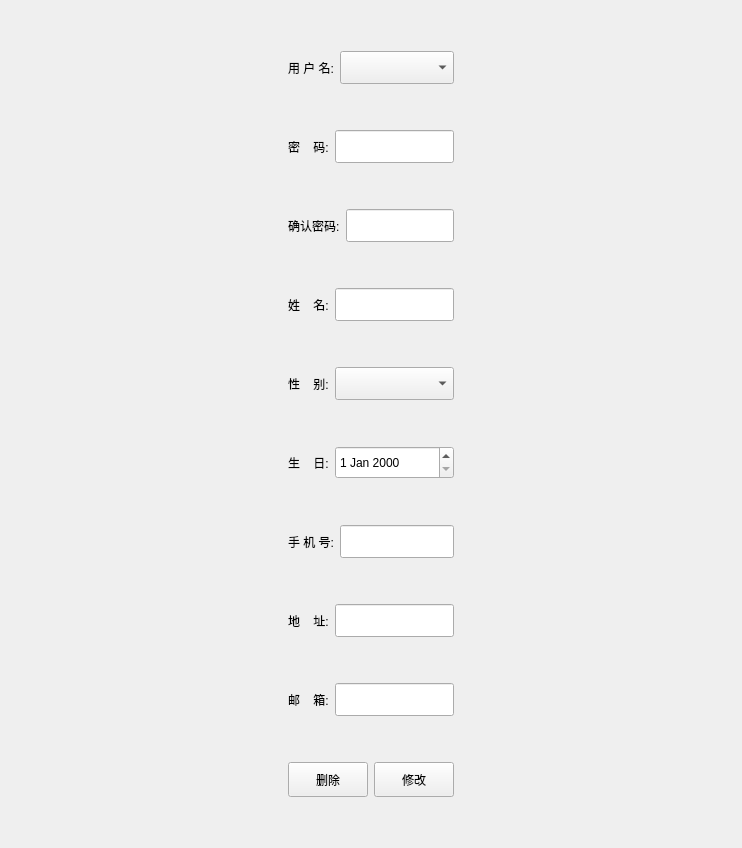
         <widget class="QWidget" name="tab2">
          <attribute name="title">
           <string>员工信息修改</string>
          </attribute>
          <layout class="QGridLayout" name="gridLayout_6">
           <item row="0" column="0">
            <spacer name="horizontalSpacer_4">
             <property name="orientation">
              <enum>Qt::Horizontal</enum>
             </property>
             <property name="sizeHint" stdset="0">
              <size>
               <width>277</width>
               <height>20</height>
              </size>
             </property>
            </spacer>
           </item>
           <item row="0" column="1">
            <layout class="QVBoxLayout" name="verticalLayout_3">
             <item>
              <spacer name="verticalSpacer_12">
               <property name="orientation">
                <enum>Qt::Vertical</enum>
               </property>
               <property name="sizeHint" stdset="0">
                <size>
                 <width>20</width>
                 <height>40</height>
                </size>
               </property>
              </spacer>
             </item>
             <item>
              <layout class="QHBoxLayout" name="horizontalLayout_11">
               <item>
                <widget class="QLabel" name="label_12">
                 <property name="sizePolicy">
                  <sizepolicy hsizetype="Preferred" vsizetype="Preferred">
                   <horstretch>0</horstretch>
                   <verstretch>0</verstretch>
                  </sizepolicy>
                 </property>
                 <property name="minimumSize">
                  <size>
                   <width>0</width>
                   <height>33</height>
                  </size>
                 </property>
                 <property name="text">
                  <string>用 户 名:</string>
                 </property>
                </widget>
               </item>
               <item>
                <widget class="QComboBox" name="comboBoxUserNamePgS2">
                 <property name="sizePolicy">
                  <sizepolicy hsizetype="Expanding" vsizetype="Minimum">
                   <horstretch>0</horstretch>
                   <verstretch>0</verstretch>
                  </sizepolicy>
                 </property>
                 <property name="minimumSize">
                  <size>
                   <width>0</width>
                   <height>25</height>
                  </size>
                 </property>
                </widget>
               </item>
              </layout>
             </item>
             <item>
              <spacer name="verticalSpacer_13">
               <property name="orientation">
                <enum>Qt::Vertical</enum>
               </property>
               <property name="sizeHint" stdset="0">
                <size>
                 <width>20</width>
                 <height>40</height>
                </size>
               </property>
              </spacer>
             </item>
             <item>
              <layout class="QHBoxLayout" name="horizontalLayout_12">
               <item>
                <widget class="QLabel" name="label_13">
                 <property name="text">
                  <string>密    码:</string>
                 </property>
                </widget>
               </item>
               <item>
                <widget class="QLineEdit" name="editPasswdPgS2">
                 <property name="minimumSize">
                  <size>
                   <width>0</width>
                   <height>33</height>
                  </size>
                 </property>
                </widget>
               </item>
              </layout>
             </item>
             <item>
              <spacer name="verticalSpacer_14">
               <property name="orientation">
                <enum>Qt::Vertical</enum>
               </property>
               <property name="sizeHint" stdset="0">
                <size>
                 <width>20</width>
                 <height>40</height>
                </size>
               </property>
              </spacer>
             </item>
             <item>
              <layout class="QHBoxLayout" name="horizontalLayout_13">
               <item>
                <widget class="QLabel" name="label_14">
                 <property name="text">
                  <string>确认密码:</string>
                 </property>
                </widget>
               </item>
               <item>
                <widget class="QLineEdit" name="editConfirmPasswdPgS2">
                 <property name="minimumSize">
                  <size>
                   <width>0</width>
                   <height>33</height>
                  </size>
                 </property>
                </widget>
               </item>
              </layout>
             </item>
             <item>
              <spacer name="verticalSpacer_15">
               <property name="orientation">
                <enum>Qt::Vertical</enum>
               </property>
               <property name="sizeHint" stdset="0">
                <size>
                 <width>20</width>
                 <height>40</height>
                </size>
               </property>
              </spacer>
             </item>
             <item>
              <layout class="QHBoxLayout" name="horizontalLayout_14">
               <item>
                <widget class="QLabel" name="label_15">
                 <property name="text">
                  <string>姓    名:</string>
                 </property>
                </widget>
               </item>
               <item>
                <widget class="QLineEdit" name="editNamePgS2">
                 <property name="minimumSize">
                  <size>
                   <width>0</width>
                   <height>33</height>
                  </size>
                 </property>
                </widget>
               </item>
              </layout>
             </item>
             <item>
              <spacer name="verticalSpacer_16">
               <property name="orientation">
                <enum>Qt::Vertical</enum>
               </property>
               <property name="sizeHint" stdset="0">
                <size>
                 <width>20</width>
                 <height>40</height>
                </size>
               </property>
              </spacer>
             </item>
             <item>
              <layout class="QHBoxLayout" name="horizontalLayout_15">
               <item>
                <widget class="QLabel" name="label_16">
                 <property name="minimumSize">
                  <size>
                   <width>0</width>
                   <height>33</height>
                  </size>
                 </property>
                 <property name="text">
                  <string>性    别:</string>
                 </property>
                </widget>
               </item>
               <item>
                <widget class="QComboBox" name="comboBoxSexPgS2">
                 <property name="sizePolicy">
                  <sizepolicy hsizetype="Expanding" vsizetype="Minimum">
                   <horstretch>0</horstretch>
                   <verstretch>0</verstretch>
                  </sizepolicy>
                 </property>
                 <property name="minimumSize">
                  <size>
                   <width>0</width>
                   <height>25</height>
                  </size>
                 </property>
                </widget>
               </item>
              </layout>
             </item>
             <item>
              <spacer name="verticalSpacer_17">
               <property name="orientation">
                <enum>Qt::Vertical</enum>
               </property>
               <property name="sizeHint" stdset="0">
                <size>
                 <width>20</width>
                 <height>40</height>
                </size>
               </property>
              </spacer>
             </item>
             <item>
              <layout class="QHBoxLayout" name="horizontalLayout_16">
               <item>
                <widget class="QLabel" name="label_17">
                 <property name="text">
                  <string>生    日:</string>
                 </property>
                </widget>
               </item>
               <item>
                <widget class="QDateEdit" name="dateEditBirthPgS2">
                 <property name="sizePolicy">
                  <sizepolicy hsizetype="Expanding" vsizetype="Fixed">
                   <horstretch>0</horstretch>
                   <verstretch>0</verstretch>
                  </sizepolicy>
                 </property>
                 <property name="minimumSize">
                  <size>
                   <width>0</width>
                   <height>33</height>
                  </size>
                 </property>
                </widget>
               </item>
              </layout>
             </item>
             <item>
              <spacer name="verticalSpacer_18">
               <property name="orientation">
                <enum>Qt::Vertical</enum>
               </property>
               <property name="sizeHint" stdset="0">
                <size>
                 <width>20</width>
                 <height>40</height>
                </size>
               </property>
              </spacer>
             </item>
             <item>
              <layout class="QHBoxLayout" name="horizontalLayout_17">
               <item>
                <widget class="QLabel" name="label_18">
                 <property name="text">
                  <string>手 机 号:</string>
                 </property>
                </widget>
               </item>
               <item>
                <widget class="QLineEdit" name="editPhonePgS2">
                 <property name="minimumSize">
                  <size>
                   <width>0</width>
                   <height>33</height>
                  </size>
                 </property>
                </widget>
               </item>
              </layout>
             </item>
             <item>
              <spacer name="verticalSpacer_19">
               <property name="orientation">
                <enum>Qt::Vertical</enum>
               </property>
               <property name="sizeHint" stdset="0">
                <size>
                 <width>20</width>
                 <height>40</height>
                </size>
               </property>
              </spacer>
             </item>
             <item>
              <layout class="QHBoxLayout" name="horizontalLayout_18">
               <item>
                <widget class="QLabel" name="label_19">
                 <property name="text">
                  <string>地    址:</string>
                 </property>
                </widget>
               </item>
               <item>
                <widget class="QLineEdit" name="editAddressPgS2">
                 <property name="minimumSize">
                  <size>
                   <width>0</width>
                   <height>33</height>
                  </size>
                 </property>
                </widget>
               </item>
              </layout>
             </item>
             <item>
              <spacer name="verticalSpacer_20">
               <property name="orientation">
                <enum>Qt::Vertical</enum>
               </property>
               <property name="sizeHint" stdset="0">
                <size>
                 <width>20</width>
                 <height>40</height>
                </size>
               </property>
              </spacer>
             </item>
             <item>
              <layout class="QHBoxLayout" name="horizontalLayout_19">
               <item>
                <widget class="QLabel" name="label_20">
                 <property name="text">
                  <string>邮    箱:</string>
                 </property>
                </widget>
               </item>
               <item>
                <widget class="QLineEdit" name="editEmailPgS2">
                 <property name="minimumSize">
                  <size>
                   <width>0</width>
                   <height>33</height>
                  </size>
                 </property>
                </widget>
               </item>
              </layout>
             </item>
             <item>
              <spacer name="verticalSpacer_21">
               <property name="orientation">
                <enum>Qt::Vertical</enum>
               </property>
               <property name="sizeHint" stdset="0">
                <size>
                 <width>20</width>
                 <height>40</height>
                </size>
               </property>
              </spacer>
             </item>
             <item>
              <layout class="QHBoxLayout" name="horizontalLayout_20">
               <item>
                <widget class="QPushButton" name="btnDeletePgS2">
                 <property name="minimumSize">
                  <size>
                   <width>0</width>
                   <height>35</height>
                  </size>
                 </property>
                 <property name="text">
                  <string>删除</string>
                 </property>
                </widget>
               </item>
               <item>
                <widget class="QPushButton" name="btnChangePgS2">
                 <property name="minimumSize">
                  <size>
                   <width>0</width>
                   <height>35</height>
                  </size>
                 </property>
                 <property name="text">
                  <string>修改</string>
                 </property>
                </widget>
               </item>
              </layout>
             </item>
             <item>
              <spacer name="verticalSpacer_22">
               <property name="orientation">
                <enum>Qt::Vertical</enum>
               </property>
               <property name="sizeHint" stdset="0">
                <size>
                 <width>20</width>
                 <height>40</height>
                </size>
               </property>
              </spacer>
             </item>
            </layout>
           </item>
           <item row="0" column="2">
            <spacer name="horizontalSpacer_5">
             <property name="orientation">
              <enum>Qt::Horizontal</enum>
             </property>
             <property name="sizeHint" stdset="0">
              <size>
               <width>277</width>
               <height>20</height>
              </size>
             </property>
            </spacer>
           </item>
          </layout>
         </widget>
